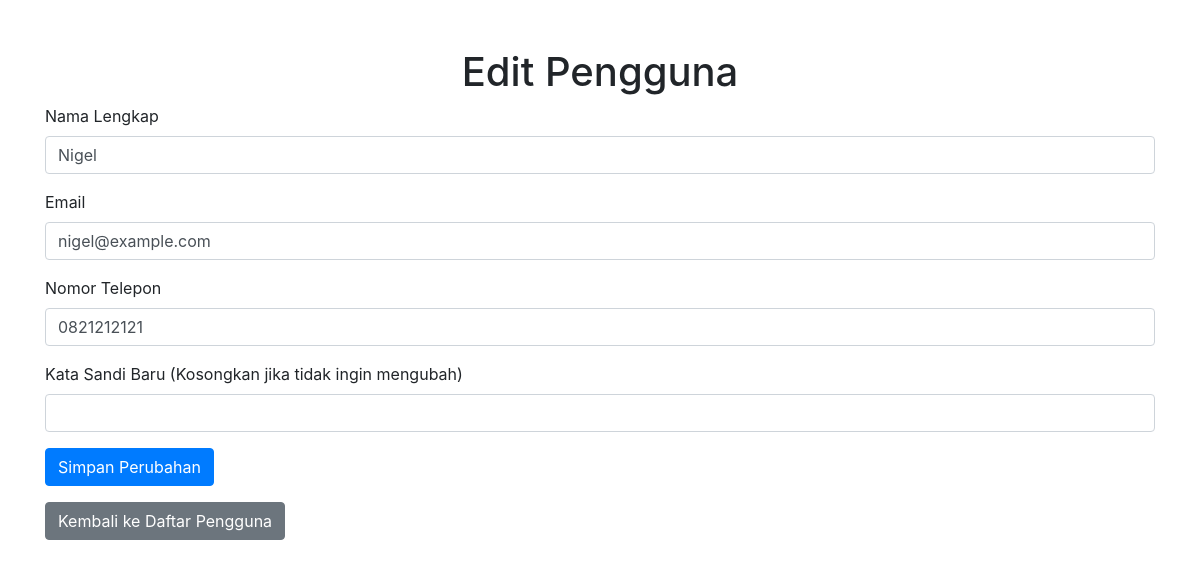
The page /edit_user.php?id=37 (signed in) on the database its author committed.
### tables this page shows
CREATE TABLE `users` (
  `id` int(11) NOT NULL,
  `full_name` varchar(100) NOT NULL,
  `email` varchar(100) NOT NULL,
  `phone_number` varchar(15) NOT NULL,
  `password` varchar(255) NOT NULL,
  `role` enum('user','admin') DEFAULT 'user',
  `profile_image` varchar(255) DEFAULT NULL
);

### edit_user.php (the view, shortened to what this page needs)
<?php
require 'db.php';
if (isset($_GET['id'])) {
    $user_id = $_GET['id'];
    $sql = "SELECT * FROM users WHERE id = ?";
    $stmt = $conn->prepare($sql);
    $stmt->bind_param("i", $user_id);
    $stmt->execute();
    $result = $stmt->get_result();
    if ($result->num_rows > 0) {
        $user = $result->fetch_assoc();
    } else {
        echo "Pengguna tidak ditemukan!";
        exit;
    }
} else {
    echo "ID pengguna tidak ditemukan!";
    exit;
}
?>
<!DOCTYPE html>
<html lang="id">
<head>
    <link rel="stylesheet" href="https://maxcdn.bootstrapcdn.com/bootstrap/4.5.2/css/bootstrap.min.css">
    <link rel="stylesheet" href="https://cdnjs.cloudflare.com/ajax/libs/font-awesome/6.0.0-beta3/css/all.min.css">
</head>
<body>
<div class="container mt-5">
    <h1 class="text-center">Edit Pengguna</h1>
    <form action="" method="POST">
        <div class="form-group">
            <label for="full_name">Nama Lengkap</label>
            <input type="text" class="form-control" id="full_name" name="full_name" value="<?= $user['full_name']; ?>" required>
        </div>
        <div class="form-group">
            <label for="email">Email</label>
            <input type="email" class="form-control" id="email" name="email" value="<?= $user['email']; ?>" required>
        </div>
        <div class="form-group">
            <label for="phone_number">Nomor Telepon</label>
            <input type="text" class="form-control" id="phone_number" name="phone_number" value="<?= $user['phone_number']; ?>" required>
        </div>
        <div class="form-group">
            <label for="password">Kata Sandi Baru (Kosongkan jika tidak ingin mengubah)</label>
            <input type="password" class="form-control" id="password" name="password">
        </div>
        <button type="submit" class="btn btn-primary">Simpan Perubahan</button>
    </form>
    <a href="manage_users.php" class="btn btn-secondary mt-3">Kembali ke Daftar Pengguna</a>
</div>
</body>
</html>

### rows shown on the page
users: full_name "Nigel", email "nigel@example.com", phone_number "0821212121"
